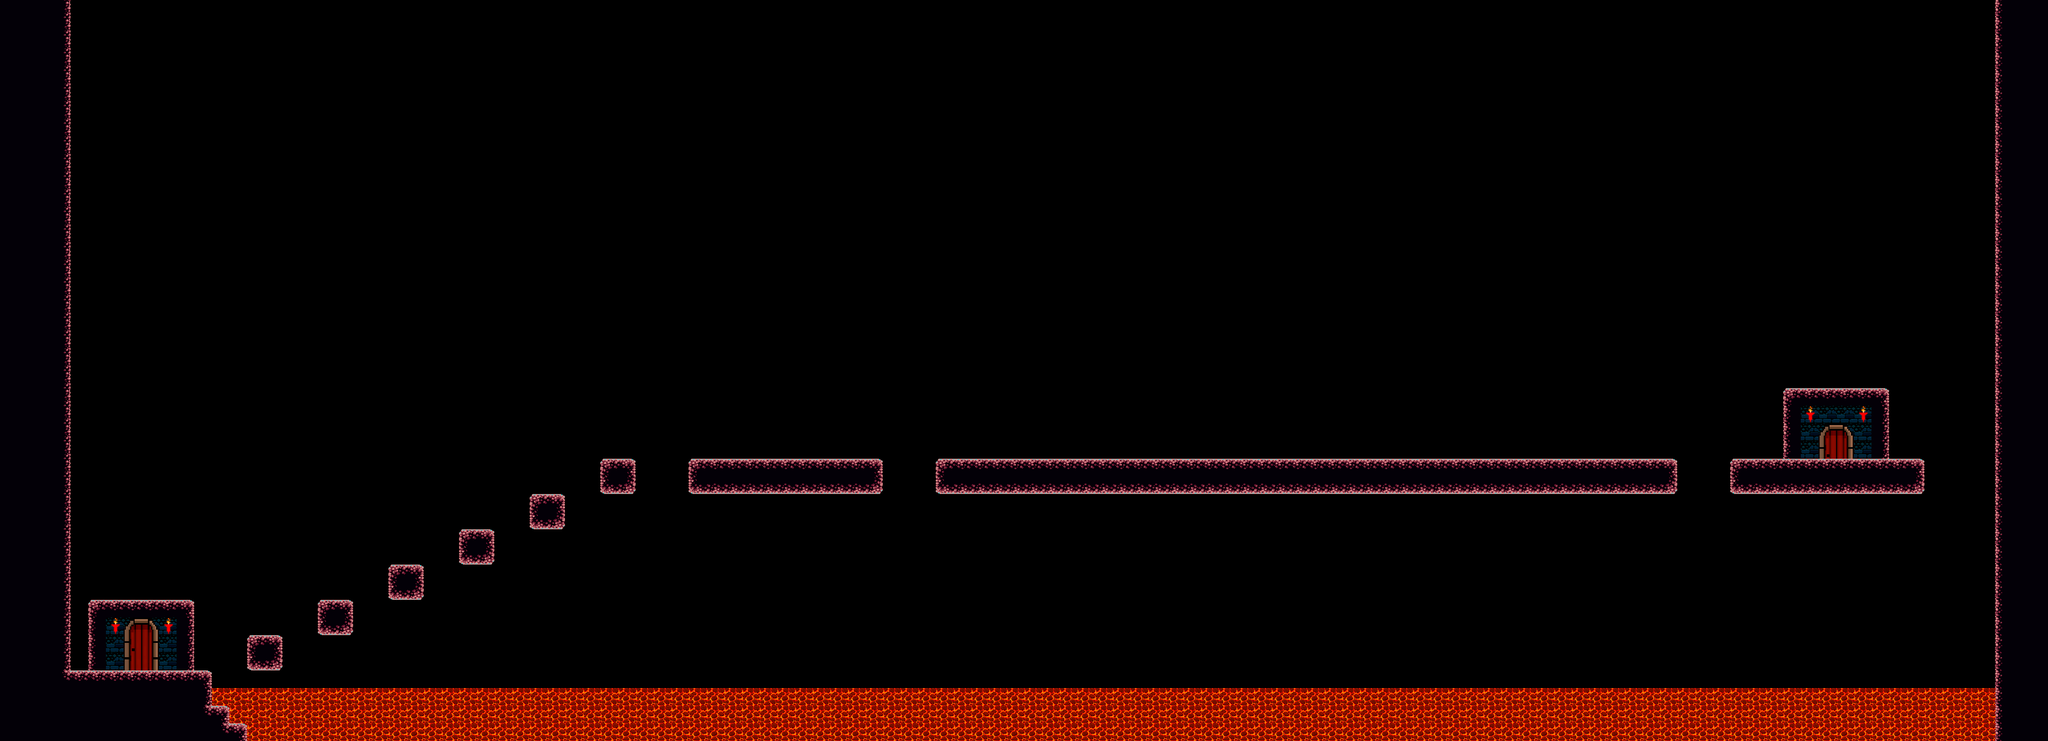

Below is a game level as drawn by its tile map, then a one-line description and the .tmx that defines it (tile-layer data replaced by summaries):
An orthogonal 116x42 tile map with 32x32 px tiles, 4 tile layers (wrapper, lava, ground, torches) and 22 objects (15x solid, enemy_boss_spawn, player_spawn, bonus_spawn_easy, bonus_spawn_normal, ...).

<map version="1.0" orientation="orthogonal" renderorder="right-down" width="116" height="42" tilewidth="32" tileheight="32" nextobjectid="42">
 <tileset firstgid="1" name="tileset_2" tilewidth="32" tileheight="32" tilecount="400" columns="20">
  <image source="tileset.png" width="640" height="640" />
 </tileset>
 <layer name="wrapper" width="116" height="42">
  <data>[4872 cells, 48 non-empty, 6 distinct tile ids]</data>
 </layer>
 <layer name="lava" width="116" height="42">
  <data>[4872 cells, 311 non-empty, 1 distinct tile ids]</data>
 </layer>
 <layer name="ground" width="116" height="42">
  <data>[4872 cells, 481 non-empty, 10 distinct tile ids]</data>
 </layer>
 <layer name="torches" width="116" height="42">
  <data>[4872 cells, 14 non-empty, 7 distinct tile ids]</data>
 </layer>
 <objectgroup name="solids">
  <object id="1" name="solid" x="89.4512" y="1333.52" width="3524.12" height="48.4848" />
  <object id="5" name="solid" x="4.72591" y="-57.9092" width="126.548" height="1409.27" />
  <object id="9" name="solid" x="3620.36" y="-28.4532" width="90.9117" height="1393.27" />
  <object id="20" name="solid" x="1699.44" y="838.258" width="1333.12" height="51.4848" />
  <object id="21" name="solid" x="1254.44" y="840.258" width="340.12" height="51.4848" />
  <object id="22" name="solid" x="1089.44" y="838.258" width="57.12" height="51.4848" />
  <object id="23" name="solid" x="962.44" y="903.258" width="57.12" height="51.4848" />
  <object id="24" name="solid" x="835.44" y="965.258" width="57.12" height="51.4848" />
  <object id="25" name="solid" x="704.44" y="1031.26" width="57.12" height="51.4848" />
  <object id="26" name="solid" x="578.44" y="1092.26" width="57.12" height="51.4848" />
  <object id="27" name="solid" x="452.44" y="1157.26" width="57.12" height="51.4848" />
  <object id="28" name="solid" x="122.44" y="1221.26" width="257.12" height="114.485" />
  <object id="30" name="solid" x="3139.27" y="838.258" width="345.953" height="51.4848" />
  <object id="36" name="solid" x="354.94" y="1284.26" width="57.12" height="51.4848" />
  <object id="37" name="solid" x="387.44" y="1314.76" width="57.12" height="51.4848" />
 </objectgroup>
 <objectgroup name="spawns">
  <object id="10" name="enemy_boss_spawn" x="2374" y="521.394" width="65.3333" height="56" />
  <object id="41" name="player_spawn" x="252.97" y="1068.85" width="45.4545" height="60.6061" />
 </objectgroup>
 <objectgroup name="items_spawns" />
 <objectgroup name="bonuses_spawns">
  <object id="33" name="bonus_spawn_easy" x="1316" y="716" width="48" height="49.3333" />
  <object id="34" name="bonus_spawn_normal" x="1413.33" y="705.333" width="60" height="56" />
  <object id="35" name="bonus_spawn" x="1518.67" y="702.667" width="60" height="54.6667" />
 </objectgroup>
 <objectgroup name="lava">
  <object id="29" name="lava" x="372.864" y="1296.85" width="3264.83" height="52.4848" />
 </objectgroup>
 <objectgroup name="level">
  <object id="31" name="win" x="3299.5" y="766.5" width="52" height="66.5" />
 </objectgroup>
</map>